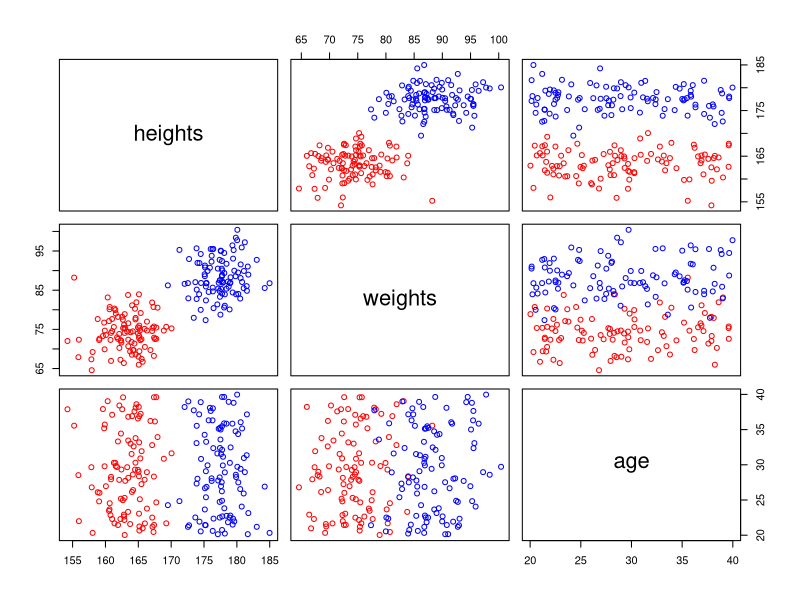
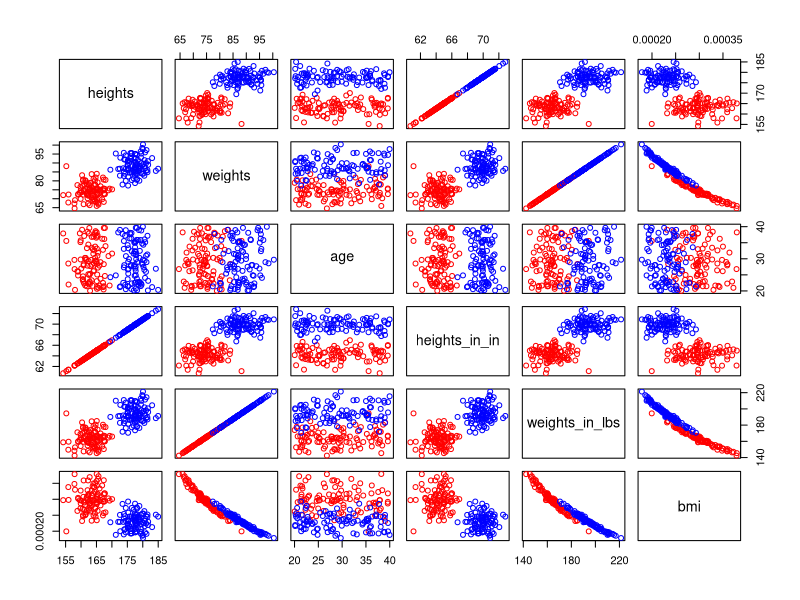
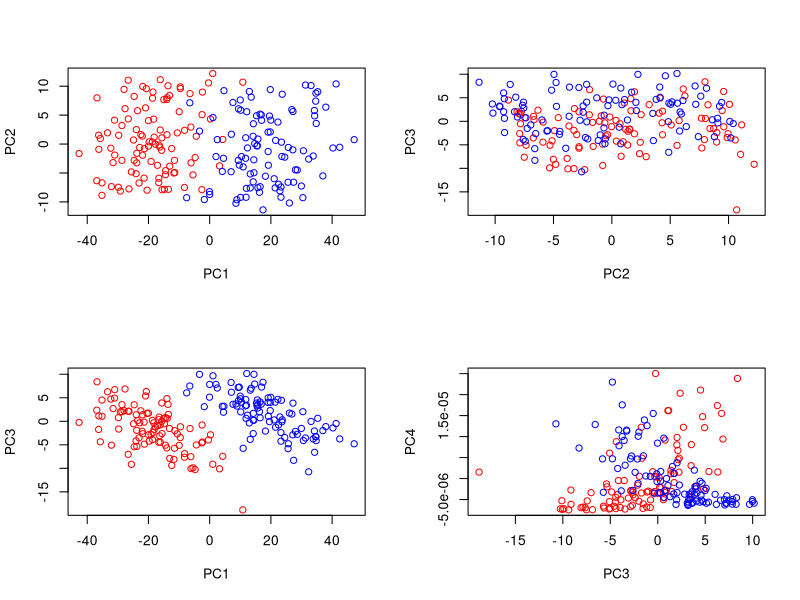
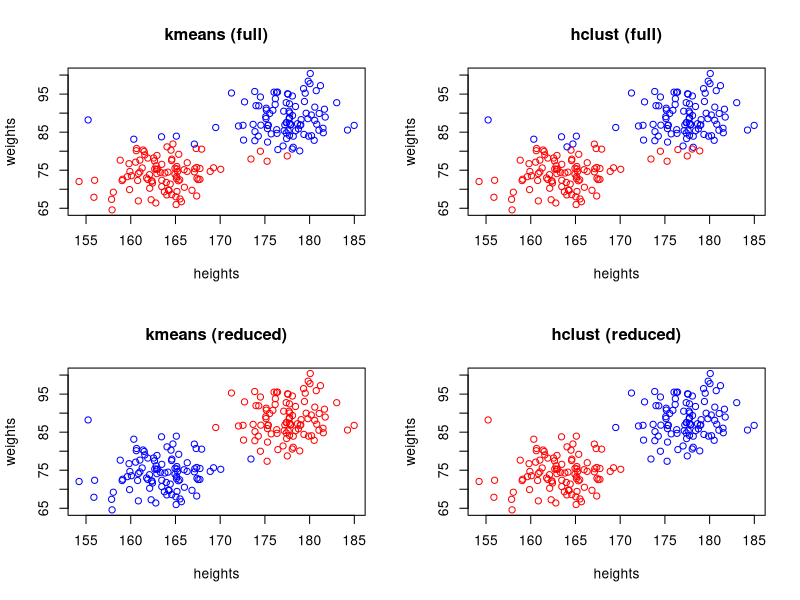

Source code (R) for these figures, in order:
# I've set up some variables that you will need to leave unchanged
# for this assignment.
 
female = list()
male = list()
all = list()

female$n = 100
male$n = 100
all$n = female$n + male$n

female$ave.height = 163.2 # cm
female$ave.weight = 74.7 # kg

male$ave.height = 177.6 # cm
male$ave.weight = 88.3 # kg 

all$height.sd = 3 # cm
all$weight.sd = 5 # kg

all$young = 20
all$old = 40

# Setting the seed
# Note: this should be left alone as well and you shouldn't set
# the seed again in this file

set.seed(42)

# Now you need to implement some helper functions to simulate
# measuring independent variables (i.e., height, weight, and age)
# from a population.

# (1 point) Implement the heights function
# 
# Takes the following arguments:
#   n: the number of samples
#   ave: the average height
#   sd: the standard deviation from that average
#
# Returns a length n numeric vector of heights randomly drawn
# from the normal distribution specified by the input average
# and standard deviation.

heights = function(n, ave, sd) {
    # your code here
    return(rnorm(n, ave, sd))
}

# (0 points) The weights function is already implemented
# by the heights function.
weights = heights

# (1 point) Implement the ages function
# 
# Takes the following arguments:
#   n: the number of samples
#   min: the minimum age
#   max: the maximum age
#
# Returns a length n numeric vector of ages randomly drawn
# from the uniform distribution between the oldest and youngest
# person.

ages = function(n, min, sd) {
    # your code here
    return(runif(n, min, sd))
}

# (1 point) Implement the convert.heights function
# 
# Takes the following arguments:
#   heights: a numeric vector of heights
#
# Returns the vector of heights converted from from cm
# to inches.  You should convert centimeters to inches
# by multiplying by 0.393701.

convert.heights = function(heights) {
    # your code here
    return(heights*0.393701)
}

# (1 point) Implement the convert.weights function
# 
# Takes the following arguments:
#   weights: a numeric vector of weights
#
# Returns the vector of weights converted from from kilograms
# to pounds.  You should convert kilograms to pounds
# by multiplying by 2.20462.

convert.weights = function(weights)  {
    # your code here
    return(weights*2.20462)
}

# (2 points) Implement the compute.bmi function
# 
# Takes the following arguments:
#   heights: a numeric vector of heights (in cm)
#   weights: a numeric vector of weights (in kg)
#
# If heights and weights have the same number of elements, the
# function returns a numeric vector of bmi values.
#
# Otherwise the functions returns NULL.
#
# A person's body mass index (BMI) should be calculated as their
# weight in kg divided by their squared heights in m

compute.bmi = function(heights, weights)  {
    # your code here
    if (length(heights) == length(weights)) {
        return(heights/(weights*10)^2)
    } else {
        return(NULL)
    }
}

# Now you are going to create some datastructures using these functions
# and the variables I defined for you.

# (1 point) Create a dataframe female$df.base
# The names should be as follows:
#
# > names(female$df.base)
# [1] "height" "weight" "age"
# 
# where
#
#   height is the result of calling heights
#   weight is the result of calling weights
#   age is the result of calling ages

female$df.base = data.frame(
    # your code here
    height = heights(female$n, female$ave.height, all$height.sd),
    weight = weights(female$n, female$ave.weight, all$weight.sd),
    age = ages(female$n, all$young, all$old)
)

# (1 point) Create a dataframe male$df.base
# same as above but for males

male$df.base = data.frame(
    # your code here
    height = heights(male$n, male$ave.height, all$height.sd),
    weight = weights(male$n, male$ave.weight, all$weight.sd),
    age = ages(male$n, all$young, all$old)
)

# (1 point) Create a dataframe female$df
# The names should be as follows:
#
# > names(female$df)
# [1] "heights"        "weights"        "age"            "heights_in_in" 
# [5] "weights_in_lbs" "bmi"
#
# where
#
#   height, weight, and age come from female$df.base
#   heights_in_in, weights_in_lbs, and bmi result from
#    calling the corresponding functions you made above
#    on the relevant parts of female$df.base

female$df = data.frame(
    # your code here
    heights = female$df.base$height,
    weights = female$df.base$weight,
    age = female$df.base$age,
    heights_in_in = convert.heights(female$df.base$height),
    weights_in_lbs = convert.weights(female$df.base$weight),
    bmi = compute.bmi(female$df.base$height, female$df.base$weight)
)

# (1 point) Create a dataframe male$df
# same as above but for males

male$df = data.frame(
    # your code here
    heights = male$df.base$height,
    weights = male$df.base$weight,
    age = male$df.base$age,
    heights_in_in = convert.heights(male$df.base$height),
    weights_in_lbs = convert.weights(male$df.base$weight),
    bmi = compute.bmi(male$df.base$height, male$df.base$weight)
)

# (1 point) Create a dataframe all$df
# The first rows of this dataframe consist of female$df
# and the last rows consist of male$df.  In addition, your
# dataframe should have an additional column 'gender',
# which is a factor of 'f's and 'm's.
#
# > names(all$df)
# [1] "heights"        "weights"        "age"            "heights_in_in" 
# [5] "weights_in_lbs" "bmi"            "gender"

# all$df = # your code here
all$df = rbind(female$df, male$df)
all$df['gender'] = as.factor(c(rep('f', female$n), rep('m', male$n)))

# (2 points) Plot a scatterplot matrix from the first three columns of all$df
# Make sure that females are colored red and males are colored blue
#
# You many want to read more here:
#  http://www.stat.berkeley.edu/classes/s133/R-4a.html

# your code here
cols = c('red', 'blue')
plot(all$df[,1:3], col=cols[all$df$gender])

# (2 points) Plot a scatterplot matrix from the first six columns of all$df
# Again make sure that females are colored red and males are colored blue

# your code here
plot(all$df[,1:6], col=cols[all$df$gender])

# (1 point) Create a prcomp object from all$df called pca
# You will need to remove non-numeric columns first

# pca = # your code here
pca = prcomp(all$df[names(all$df) != "gender"])


# (4 points) Plot data projected on its principal components
#
# In one figure create the following four plots:
#  all$df projected on to it 1st and 2nd components
#  all$df projected on to it 2nd and 3rd components
#  all$df projected on to it 1st and 3rd components
#  all$df projected on to it 3rd and 4th components
#
# Again make sure that females are colored red and males are colored blue

# your code here
par(mfrow=c(2,2))
plot(pca$x[,1:2], col=cols[all$df$gender])
plot(pca$x[,2:3], col=cols[all$df$gender])
plot(pca$x[,c(1,3)], col=cols[all$df$gender])
plot(pca$x[,3:4], col=cols[all$df$gender])

# (1 point) Create a kmeans object using all$df
# set k to 2 and make sure that you use 10 different initial conditions

# full.km # your code here
full.km = kmeans(all$df[names(all$df) != "gender"], 2, nstart=10)

# (1 point) Create a hclust object using all$df

# full.hclust = # your code here
full.dmat = dist(all$df[names(all$df) != "gender"])
full.hclust = hclust(full.dmat)

# (1 point) Find the labels using cutree with k=2

# full.hclust.labels = # your code here
full.hclust.labels = cutree(full.hclust, k=2)
 
# (1 point) Create a kmeans object using just the first two columns of all$df
# set k to 2 and make sure that you use 10 different initial conditions

# red.km = # your code here
red.km = kmeans(all$df[1:2], 2, nstart=10)

# (1 point) Create a hclust object using just the first two columns of all$df

# red.hclust = # your code here
red.dmat = dist(all$df[1:2])
red.hclust = hclust(red.dmat)

# (1 point) Find the labels using cutree with k=2

# red.hclust.labels = # your code here
red.hclust.labels = cutree(red.hclust, k=2)


# (4 point) Plot the data projected on its first two dimensions
# (i.e., height and weight).  
#
# In one figure create four such plots where the points are
# colored according to:
#  1. full.km$cluster and title this plot "kmeans (full)"
#  2. full.hclust.labels and title this plot "hclust (full)"
#  3. red.km$cluster and title this plot "kmeans (reduced)"
#  4. red.hclust.labels and title this plot "hclust (reduced)"
#
# Use red and blue again to color the two groups, but note that
# you shouldn't try to make sure the colors are necessarily coded
# to female and male.

# your code here
plot(all$df[,1:2], col=cols[full.km$cluster], main="kmeans (full)")
plot(all$df[,1:2], col=cols[full.hclust.labels], main="hclust (full)")
plot(all$df[,1:2], col=cols[red.km$cluster], main="kmeans (reduced)")
plot(all$df[,1:2], col=cols[red.hclust.labels], main="hclust (reduced)")
